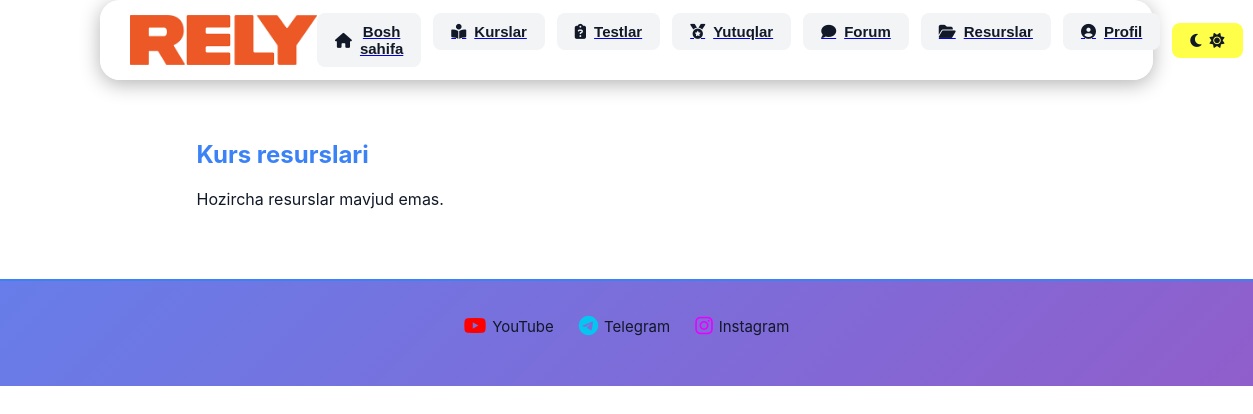
Page /student/resources (signed in) on the earlier database version.
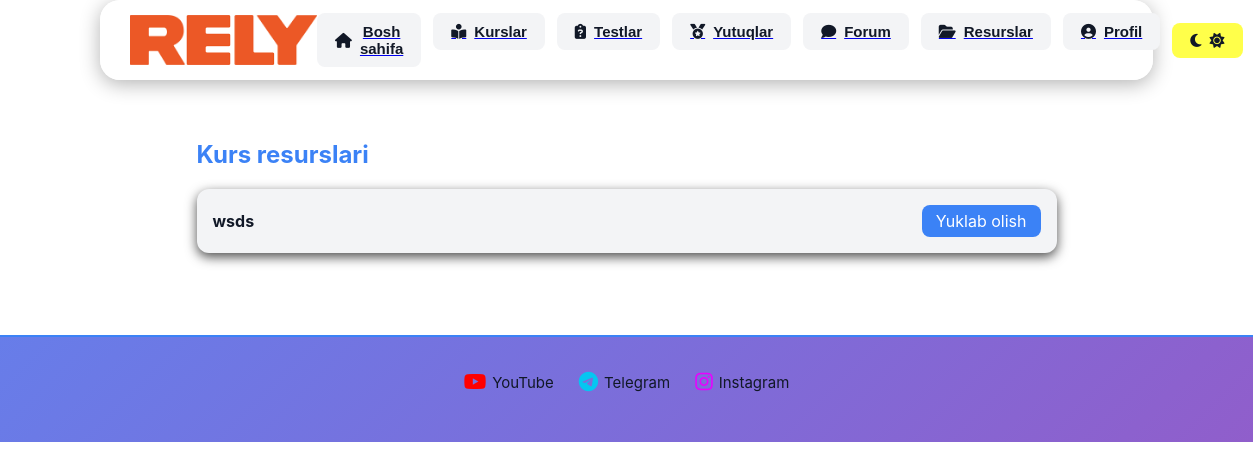
Same page on the later database version.
### tables this page shows
CREATE TABLE resources(
    id INTEGER PRIMARY KEY AUTOINCREMENT,
    title TEXT NOT NULL,
    file TEXT NOT NULL
);

### routes/forum.py (the view)
@bp.route("/student/resources")
def resources():
    if "user_id" not in session:
        return redirect("/login")
    with sqlite3.connect("database.db") as conn:
        c = conn.cursor()
        c.execute("""
        SELECT *
        FROM resources
        ORDER BY id DESC
        """)
        resources = c.fetchall()
    return render_template(
        "student/resources.html",
        resources=resources
    )

### templates/student/resources.html (shortened to what this page needs)
{% extends "base.html" %}
{% block content %}
<div class="resources-container">
<h2>Kurs resurslari</h2>
{% if resources %}
{% for r in resources %}
<div class="resource-card">
<div>
<b>{{ r[1] }}</b>
</div>
<a
href="/static/resources/{{ r[2] }}"
class="download-btn"
download
>
Yuklab olish
</a>
</div>
{% endfor %}
{% else %}
<p>Hozircha resurslar mavjud emas.</p>
{% endif %}
</div>
{% endblock %}

Differences in the rows shown:
added resources: title "wsds"
Other differences:
text no longer shown: "Hozircha resurslar mavjud emas."
